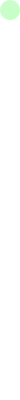
Frame 1 (no input)
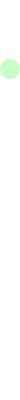
Frame 60 (the mouse pressed at the canvas centre just before this capture)
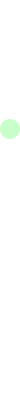
Frame 120 (the mouse held since frame 60 and released just before this capture)

The Processing sketch that drew these frames (run headless with seeded random() and noise(); from frame 60 on, the mouse is pressed at the canvas centre):

// Processing sketch: ball_move2
// ── ball_move2.pde
//最初に一度だけ実行
void setup() {
    size(20, 400);
    smooth();
    noStroke();
    fill(200, 255, 200);
    ellipseMode(CORNER);
    frameRate(30);
}

int d = 20, y = 0, vx = 1;
//プログラムが終了するまで継続的に呼び出され処理される
void draw() {
    background(255);
    ellipse(0, y, d, d);
    y += vx;
    if(y>400) exit();
}
